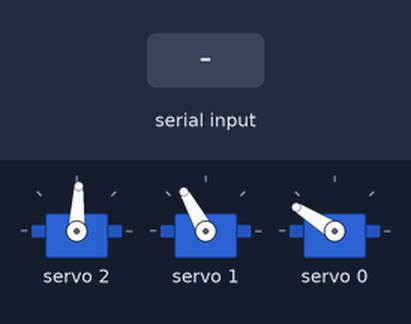
The sketch below on a simulated ESP32. On the bench: 3 × servo. Inputs (shaded band) come from the test bench. What the sketch prints to the serial monitor is not drawn.

Above: at 3.3 s.
5.7 s: "s" received over Serial
At 6.8 s:
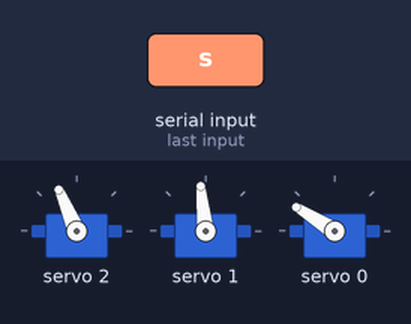
At 7.3 s:
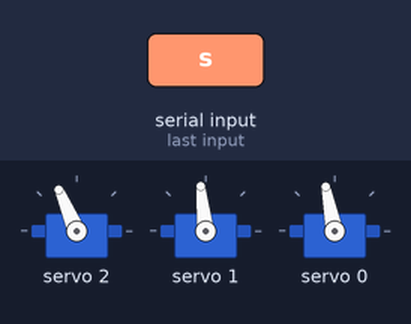
Timing chart, 0 to 8.8 s (numbered marks = the images above; inputs shaded):
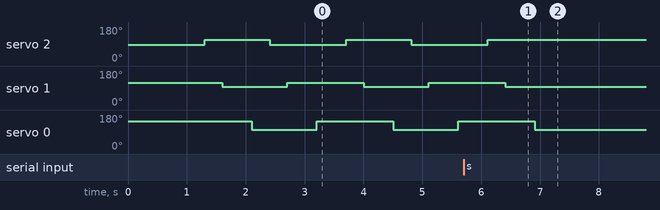

Measured:
- after the input at 5.7 s, servo 2: goes on until 6.1 s, then stays 113°; servo 1: goes on until 6.4 s, then stays 96°; servo 0: goes on until 6.9 s, then stays 101°
- by itself, servo 2: alternates 113° for 1.1 s and 87° for 1.3 s
- by itself, servo 1: alternates 119° for 1.3 s and 96° for 1.1 s
- by itself, servo 0: alternates 148° for 1.3 s and 101° for 1.1 s

The sketch:

MoveV2.ino
```cpp
#include <Wire.h>
#include <Adafruit_PWMServoDriver.h>
#include <math.h>

Adafruit_PWMServoDriver driver1;

int offset[3] = {90, 90, 90}; //coxia, femur and tibia in that order
int pins[3] = {0,1,2}; /////////////////////////////////////////////////////////pins (coxa, femur, tibia);
int driverNumber = 2; //will be taken as input from skeleton but is temporarily 1 (default). other options is 2


bool isKilled = false;

void emergencyStop() {
    // Στελνω το σημα 4096 σε ολα τα ντραιβερς για να τα κανει κιλ
    for (int i = 0; i < 16; i++) {
        driver1.setPWM(i, 4096, 0);   //το αντικείμενο μας ειναι απο την κλάση
    }
    isKilled = true;
    Serial.println("!!! PROGRAM KILLING !!!");  //Μηνυμα στον σειριακο
}

class move{
  private:
    // Μήκη των μελών σε cm
    const float L1 = 9.0;
    const float L2 = 15.0;

    // Ρυθμίσεις Servo (MG996R)
    const int SERVO_MIN = 150;
    const int SERVO_MAX = 600;
    int offset[3];
    int driverNumber;


    int femurPin, tibiaPin, coxaPin;
    float targetDistance;

  public:
    move(int *pins, int *offset, int driverNumber);

    void raiseLeg(float x, float y);
    void walk();
};

move::move(int * pins, int *offset, int driverNumber) {
  // Αρχικοποίηση pins
  this->coxaPin = pins[0];
  this->femurPin = pins[1];
  this->tibiaPin = pins[2];

  //Αρχικοποίηση offset ανά pin

  for(int i = 0; i<3; i++){
    this->offset[i] = offset[i];
  }


  // Αρχικοποίηση του πρώτου driver


  //set initial position to 90 degrees
  // int n = map(90, 0, 180, SERVO_MIN, SERVO_MAX);
  // driver1.setPWM(0, 0, n);


}


// Η βασική συνάρτηση Inverse Kinematics για 2 αρθρωσεις

void move::raiseLeg(float x, float y) {

  targetDistance = sqrt(pow(x, 2) + pow(y, 2));

  // Έλεγχος ορίων (Constraints)

  if (targetDistance > (L1 + L2))
    targetDistance = L1 + L2;

  if (targetDistance < abs(L2 - L1))
    targetDistance = abs(L2 - L1);

  // Νόμος των Συνημιτόνων για τη γωνία του Γονάτου (Tibia)
  // cos(B) = (L1^2 + L2^2 - D^2) / (2 * L1 * L2)

  float cosB = (pow(L1, 2) + pow(L2, 2) - pow(targetDistance, 2)) / (2 * L1 * L2);
  float angleB_rad = acos(cosB);
  float angleB_deg = angleB_rad * 180.0 / PI;

  //Νόμος των Συνημιτόνων για τη γωνία του Μηρού (Femur)
  // Βρίσκουμε την εσωτερική γωνία του τριγώνου
  float cosA = (pow(L1, 2) + pow(targetDistance, 2) - pow(L2, 2)) / (2 * L1 * targetDistance);
  float angleA_rad = acos(cosA);
  float angleA_deg = angleA_rad * 180.0 / PI;

  //Μετατροπή των μοιρών σε PWM values
  //Εδω προσθετω και τα αντιστοιχα Offset
  int pwmFemur = map(angleA_deg, 0, 180, SERVO_MIN, SERVO_MAX);////////////////////////////////////////////
  int pwmTibia = map(angleB_deg, 0, 180, SERVO_MIN, SERVO_MAX);////////////////////////////////////////////

  //Εντολή στον Driver

  driver1.setPWM(tibiaPin, 0, pwmTibia);
  delay(300);
  driver1.setPWM(femurPin, 0, pwmFemur);

  Serial.print("Target: "); Serial.print(targetDistance);
  Serial.print("cm -> Femur: "); Serial.print(angleA_deg);
  Serial.print(" deg, Tibia: "); Serial.println(angleB_deg);
}

move *leg = new move(pins, offset, 1);

void move::walk(){ //Βασική κίνηση περπατήματος

  this->raiseLeg(10,8);
  Serial.print("1");
  delay(500);

  int coxaAngle = map(offset[0] + 20, 0, 180, SERVO_MIN, SERVO_MAX);
  driver1.setPWM(coxaPin, 0,  coxaAngle);
  Serial.print("2");
  delay(500);


  this->raiseLeg(16,2);
  Serial.print("3");
  delay(500);

  coxaAngle = map(offset[0] - 20, 0, 180, SERVO_MIN, SERVO_MAX);
  driver1.setPWM(coxaPin, 0, coxaAngle);
  Serial.print("4");
}

void setup(){
  //const int offset[3] = {90, 90, 90}; //coxia, femur and tibia in that order
  //const int pins[3] = {0,1,2}; /////////////////////////////////////////////////////////pins (coxa, femur, tibia);
  //const int driverNumber = 2; //will be taken as input from skeleton but is temporarily 1 (default). other options is 2
  Wire.begin(6, 7);
  Serial.begin(9600);
  driver1 = Adafruit_PWMServoDriver(0x40);    //I think the program doesn't run with this outside setup right now, but it is worth testing it
  driver1.begin();
  //50hz is mg996r(this servo)'s frequency
  driver1.setPWMFreq(50);
  // Αρχικοποίηση του πρώτου driver
}


//#define class move leg = new move(pins, offset, driverNumber);

void loop() {

  // Έλεγχος πληκτρολογίου ΑΝ ΠΑΤΗΘΕΙ ΤΟ S ΣΤΑΜΑΤΑΕΙ
  if (Serial.available() > 0) {
      char c = Serial.read();
      if (c == 's' || c == 'S') {
          emergencyStop();
      }
  }

  //αν δεν εχει πατηθεί το κουμπί
  if (!isKilled) {
      leg->walk();
      delay(300);
  } else {
      // Αν ενεργοποιηθεί, ο κώδικας σταματά εδώ
      delay(100);
  }
}
```
